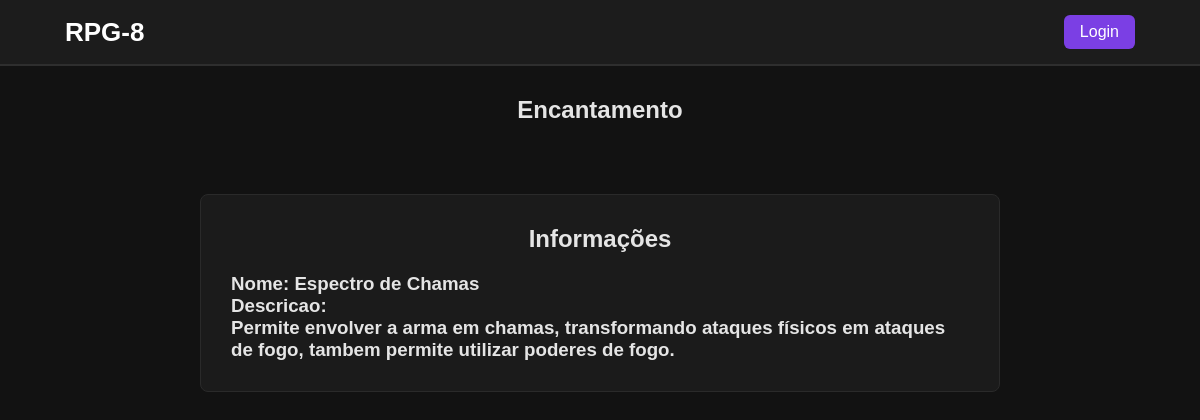
Page /encantamentoview.php?id=24 on the committed database.
### tables this page shows
CREATE TABLE encantamentos (
	id INT auto_increment PRIMARY KEY,
    encantamento varchar(25) not null,
    descricao text
    );

### encantamentoview.php (the view, shortened to what this page needs)
<?php
include("conexao.php");
include("header.php");
$id = isset($_GET['id']) ? intval($_GET['id']) : 1;
$stmt = $conn->prepare("SELECT
    encantamentos.encantamento,
    encantamentos.descricao
FROM encantamentos
WHERE encantamentos.id = ?
");
$stmt->bind_param("i", $id);
$stmt->execute();
$result = $stmt->get_result();
$encantamentos = $result->fetch_assoc();
?>
<div class="content">
    <h2>Encantamento</h2>
</div>
<div class="content">
    <div class="fichas">
        <h2>Informações</h2>
        <h3>Nome: <?php echo htmlspecialchars($encantamentos["encantamento"]); ?></h3>
        <h3>Descricao:</h3>
        <h3><?php echo htmlspecialchars($encantamentos["descricao"]); ?></h3>
    </div>
</div>

### Style.css (style rules this page uses)
* { margin:0; padding:0; box-sizing:border-box; }
body { font-family:Arial, Helvetica, sans-serif; background:#121212; color:#e5e5e5; }
.content { display:flex; justify-content:center; padding:30px; padding-bottom: 0px; }
.content h2 { text-align: center; margin-bottom:20px; }
.fichas { background:#1b1b1b; border:1px solid #2a2a2a; max-width: 800px; margin: 20px auto; border-radius: 8px; padding: 30px; }
.fichas h2 { text-align:center; margin-bottom:20px; }

### rows in the picture
encantamentos: encantamento "Espectro de Chamas", descricao "Permite envolver a arma em chamas, transformando ataques físicos em ataques de fogo, tambem permite utilizar poderes de fogo."
